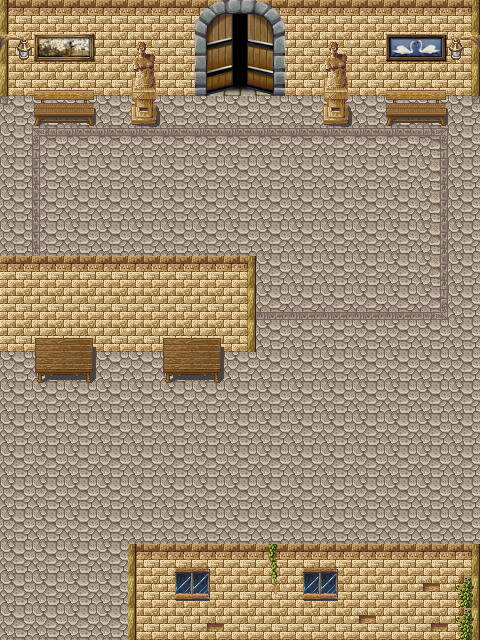

This game map was drawn from its Tiled (.tmx) file and the tilesets committed beside it. A one-line description and the full map source follow:
An orthogonal 15x20 tile map with 32x32 px tiles, 6 tile layers (floor2, walls_walk2, walls_noWalk2, window2, ...), 5 tilesets.

<map version="1.0" tiledversion="1.0.3" orientation="orthogonal" renderorder="right-down" width="15" height="20" tilewidth="32" tileheight="32" nextobjectid="1">
 <tileset firstgid="1" name="village_tileset" tilewidth="32" tileheight="32" tilecount="360" columns="8">
  <image source="tilesets/village_tileset.png" width="256" height="1440" />
 </tileset>
 <tileset firstgid="361" name="village_tileset2" tilewidth="32" tileheight="32" tilecount="256" columns="16">
  <image source="tilesets/village_tileset2.png" width="512" height="512" />
 </tileset>
 <tileset firstgid="617" name="door" tilewidth="32" tileheight="32" tilecount="108" columns="9">
  <image source="tilesets/door.png" trans="ff00ff" width="288" height="384" />
 </tileset>
 <tileset firstgid="725" name="art" tilewidth="32" tileheight="32" tilecount="24" columns="6">
  <image source="tilesets/art.png" trans="ff00ff" width="192" height="128" />
 </tileset>
 <tileset firstgid="749" name="couches" tilewidth="32" tileheight="32" tilecount="88" columns="8">
  <image source="tilesets/couches.png" trans="ff00ff" width="256" height="352" />
 </tileset>
 <layer name="floor2" width="15" height="20">
  <data encoding="csv">
82,82,82,82,82,82,82,82,82,82,82,82,82,82,82,
82,82,82,82,82,82,82,82,82,82,82,82,82,82,82,
82,82,82,82,82,82,82,82,82,82,82,82,82,82,82,
82,82,82,82,82,82,82,82,82,82,82,82,82,82,82,
82,73,74,74,74,74,74,74,74,74,74,74,74,75,82,
82,81,82,82,82,82,82,82,82,82,82,82,82,83,82,
82,81,82,82,82,82,82,82,82,82,82,82,82,83,82,
82,81,82,82,82,82,82,82,82,82,82,82,82,83,82,
82,82,82,82,82,82,82,82,82,82,82,82,82,83,82,
82,82,82,82,82,82,90,90,90,90,90,90,90,91,82,
82,82,82,82,82,82,82,82,82,82,82,82,82,82,82,
82,82,82,82,82,82,82,82,82,82,82,82,82,82,82,
82,82,82,82,82,82,82,82,82,82,82,82,82,82,82,
82,82,82,82,82,82,82,82,82,82,82,82,82,82,82,
82,82,82,82,82,82,82,82,82,82,82,82,82,82,82,
82,82,82,82,82,82,82,82,82,82,82,82,82,82,82,
82,82,82,82,82,82,82,82,82,82,82,82,82,82,82,
82,82,82,82,82,82,82,82,82,82,82,82,82,82,82,
82,82,82,82,82,82,82,82,82,82,82,82,82,82,82,
82,82,82,82,82,82,82,82,82,82,82,82,82,82,82
</data>
 </layer>
 <layer name="walls_walk2" width="15" height="20">
  <data encoding="csv">
36,37,37,37,37,37,37,37,37,37,37,37,37,37,38,
33,34,34,34,34,34,34,34,34,34,34,34,34,34,35,
33,34,34,34,34,34,34,34,34,34,34,34,34,34,35,
0,0,0,0,0,0,0,0,0,0,0,0,0,0,0,
0,0,0,0,0,0,0,0,0,0,0,0,0,0,0,
0,0,0,0,0,0,0,0,0,0,0,0,0,0,0,
0,0,0,0,0,0,0,0,0,0,0,0,0,0,0,
0,0,0,0,0,0,0,0,0,0,0,0,0,0,0,
37,37,37,37,37,37,37,38,0,0,0,0,0,0,0,
34,34,34,34,34,34,34,35,0,0,0,0,0,0,0,
34,34,34,34,34,34,34,35,0,0,0,0,0,0,0,
0,0,0,0,0,0,0,0,0,0,0,0,0,0,0,
0,0,0,0,0,0,0,0,0,0,0,0,0,0,0,
0,0,0,0,0,0,0,0,0,0,0,0,0,0,0,
0,0,0,0,0,0,0,0,0,0,0,0,0,0,0,
0,0,0,0,0,0,0,0,0,0,0,0,0,0,0,
0,0,0,0,0,0,0,0,0,0,0,0,0,0,0,
0,0,0,0,0,0,0,0,0,0,0,0,0,0,0,
0,0,0,0,0,0,0,0,0,0,0,0,0,0,0,
0,0,0,0,0,0,0,0,0,0,0,0,0,0,0
</data>
 </layer>
 <layer name="walls_noWalk2" width="15" height="20">
  <data encoding="csv">
36,37,37,37,37,37,37,37,37,37,37,37,37,37,38,
0,0,0,0,0,0,0,0,0,0,0,0,0,0,0,
0,0,0,0,0,0,0,0,0,0,0,0,0,0,0,
0,0,0,0,0,0,0,0,0,0,0,0,0,0,0,
0,0,0,0,0,0,0,0,0,0,0,0,0,0,0,
0,0,0,0,0,0,0,0,0,0,0,0,0,0,0,
0,0,0,0,0,0,0,0,0,0,0,0,0,0,0,
0,0,0,0,0,0,0,0,0,0,0,0,0,0,0,
0,0,0,0,0,0,0,0,0,0,0,0,0,0,0,
0,0,0,0,0,0,0,0,0,0,0,0,0,0,0,
0,0,0,0,0,0,0,0,0,0,0,0,0,0,0,
0,0,0,0,0,0,0,0,0,0,0,0,0,0,0,
0,0,0,0,0,0,0,0,0,0,0,0,0,0,0,
0,0,0,0,0,0,0,0,0,0,0,0,0,0,0,
0,0,0,0,0,0,0,0,0,0,0,0,0,0,0,
0,0,0,0,0,0,0,0,0,0,0,0,0,0,0,
0,0,0,0,0,0,0,0,0,0,0,0,0,0,0,
0,0,0,0,37,37,37,37,39,37,37,37,37,37,38,
0,0,0,0,34,45,34,34,47,34,34,34,34,44,40,
0,0,0,0,34,34,45,34,34,34,34,44,34,45,40
</data>
 </layer>
 <layer name="window2" width="15" height="20">
  <data encoding="csv">
0,0,0,0,0,0,0,0,0,0,0,0,0,0,0,
0,735,736,0,0,0,0,0,0,0,0,0,729,730,0,
0,0,0,0,0,0,0,0,0,0,0,0,0,0,0,
0,0,0,0,0,0,0,0,0,0,0,0,0,0,0,
0,0,0,0,0,0,0,0,0,0,0,0,0,0,0,
0,0,0,0,0,0,0,0,0,0,0,0,0,0,0,
0,0,0,0,0,0,0,0,0,0,0,0,0,0,0,
0,0,0,0,0,0,0,0,0,0,0,0,0,0,0,
0,0,0,0,0,0,0,0,0,0,0,0,0,0,0,
0,0,0,0,0,0,0,0,0,0,0,0,0,0,0,
0,0,0,0,0,0,0,0,0,0,0,0,0,0,0,
0,0,0,0,0,0,0,0,0,0,0,0,0,0,0,
0,0,0,0,0,0,0,0,0,0,0,0,0,0,0,
0,0,0,0,0,0,0,0,0,0,0,0,0,0,0,
0,0,0,0,0,0,0,0,0,0,0,0,0,0,0,
0,0,0,0,0,0,0,0,0,0,0,0,0,0,0,
0,0,0,0,0,0,0,0,0,0,0,0,0,0,0,
0,0,0,0,0,0,0,0,0,0,0,0,0,0,0,
0,0,0,0,0,0,0,0,0,0,0,0,0,0,0,
0,0,0,0,0,0,0,0,0,0,0,0,0,0,0
</data>
 </layer>
 <layer name="furniture_walk2" width="15" height="20">
  <data encoding="csv">
0,0,0,0,0,0,647,648,649,0,0,0,0,0,0,
167,0,0,0,0,0,656,657,658,0,0,0,0,0,166,
0,121,122,0,0,0,665,666,667,0,0,0,121,122,0,
76,129,130,0,0,0,0,0,0,0,0,0,129,130,77,
0,0,0,0,0,0,0,0,0,0,0,0,0,0,0,
0,0,0,0,0,0,0,0,0,0,0,0,0,0,0,
0,0,0,0,0,0,0,0,0,0,0,0,0,0,0,
0,0,0,0,0,0,0,0,0,0,0,0,0,0,0,
0,0,0,0,0,0,0,0,0,0,0,0,0,0,0,
0,0,0,0,0,0,0,0,0,0,0,0,0,0,0,
0,6,7,0,0,6,7,0,0,0,0,0,0,0,0,
0,14,15,0,0,14,15,0,0,0,0,0,0,0,0,
0,0,0,0,0,0,0,0,0,0,0,0,0,0,0,
0,0,0,0,0,0,0,0,0,0,0,0,0,0,0,
0,0,0,0,0,0,0,0,0,0,0,0,0,0,0,
0,0,0,0,0,0,0,0,0,0,0,0,0,0,0,
0,0,0,0,0,0,0,0,0,0,0,0,0,0,0,
0,0,0,0,36,173,174,0,0,173,174,0,0,0,0,
0,0,0,0,33,181,182,0,0,181,182,0,0,0,0,
0,0,0,0,33,0,0,0,0,0,0,0,0,0,0
</data>
 </layer>
 <layer name="furniture_noWalk2" width="15" height="20">
  <data encoding="csv">
0,0,0,0,0,0,0,0,0,0,0,0,0,0,0,
0,0,0,0,145,0,0,0,0,0,145,0,0,0,0,
0,0,0,0,138,0,0,0,0,0,138,0,0,0,0,
0,0,0,0,146,0,0,0,0,0,146,0,0,0,0,
0,0,0,0,0,0,0,0,0,0,0,0,0,0,0,
0,0,0,0,0,0,0,0,0,0,0,0,0,0,0,
0,0,0,0,0,0,0,0,0,0,0,0,0,0,0,
0,0,0,0,0,0,0,0,0,0,0,0,0,0,0,
0,0,0,0,0,0,0,0,0,0,0,0,0,0,0,
0,0,0,0,0,0,0,0,0,0,0,0,0,0,0,
0,0,0,0,0,0,0,0,0,0,0,0,0,0,0,
0,0,0,0,0,0,0,0,0,0,0,0,0,0,0,
0,0,0,0,0,0,0,0,0,0,0,0,0,0,0,
0,0,0,0,0,0,0,0,0,0,0,0,0,0,0,
0,0,0,0,0,0,0,0,0,0,0,0,0,0,0,
0,0,0,0,0,0,0,0,0,0,0,0,0,0,0,
0,0,0,0,0,0,0,0,0,0,0,0,0,0,0,
0,0,0,0,0,0,0,0,0,0,0,0,0,0,0,
0,0,0,0,0,0,0,0,0,0,0,0,0,0,0,
0,0,0,0,0,0,0,0,0,0,0,0,0,0,0
</data>
 </layer>
</map>
